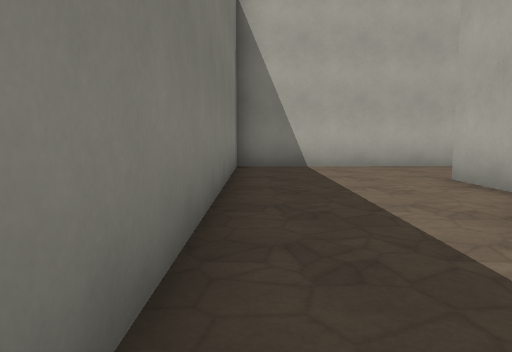
[1] (above)

22 first-person views from a walk through a Godot game level. The camera is 1.5 m above the floor, tilts 6° down and sees 70° across. The floor is counted in squares, 2 m on a side. Each view is taken from the middle of a square. On the plan, view 1 faces up. The plan holds only what a view shows up to about 11 squares ahead; the rest is blank. The place goes on beyond the plan. Surface patterns are stand-ins for the level's own textures.

[2]
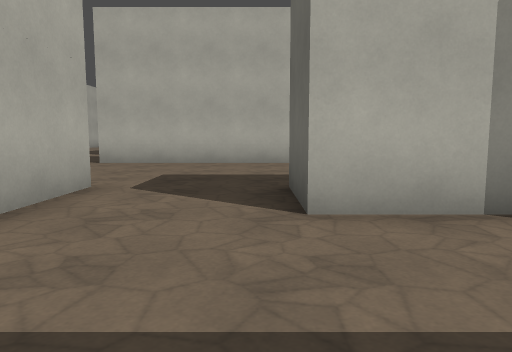

[3]
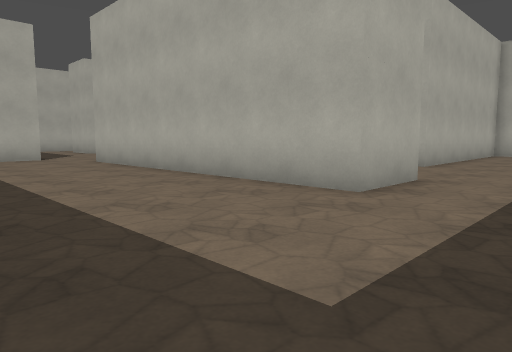

[4]
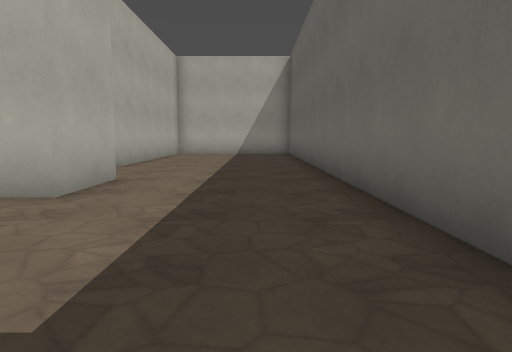

[5]
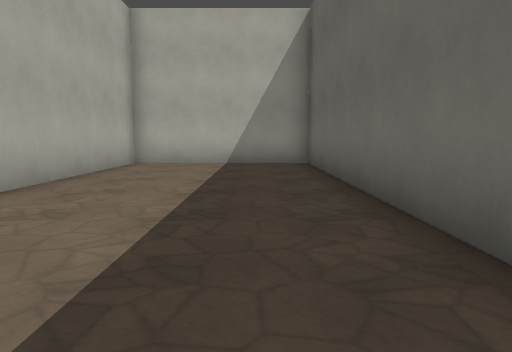

[6]
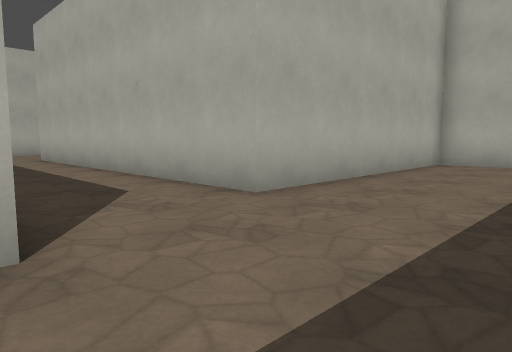

[7]
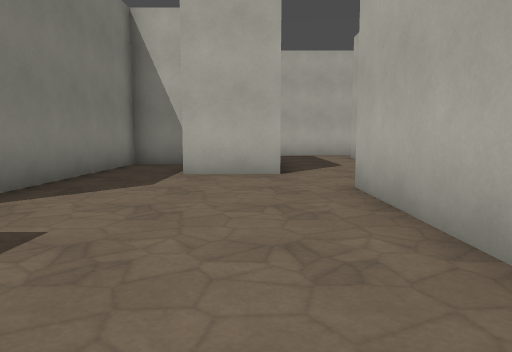

[8]
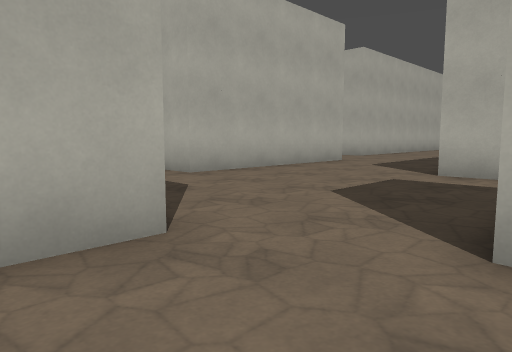

[9]
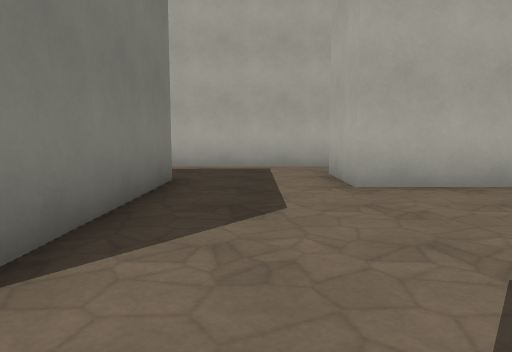

[10]
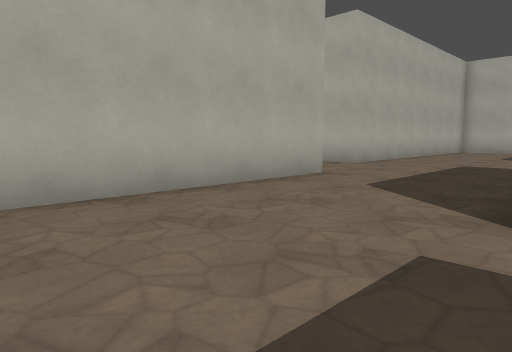

[11]
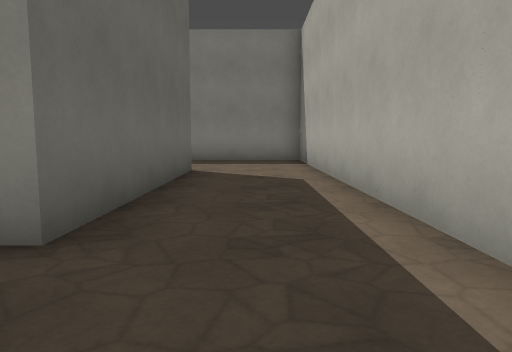

[12]
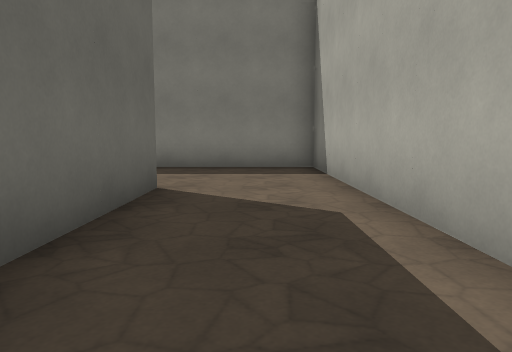

[13]
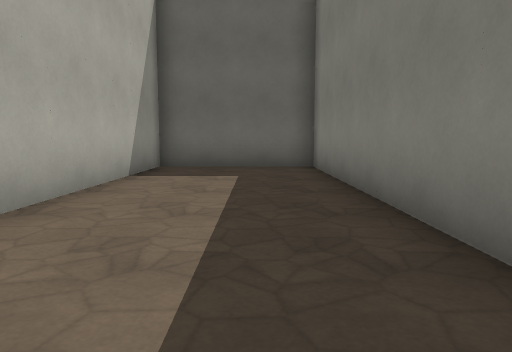

[14]
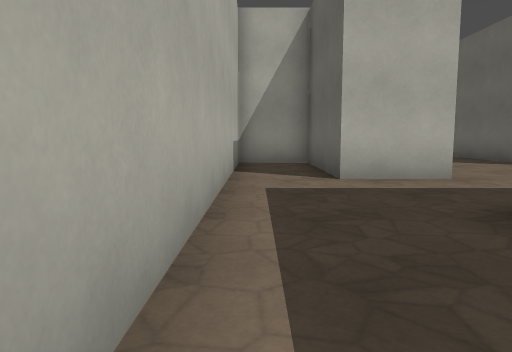

[15]
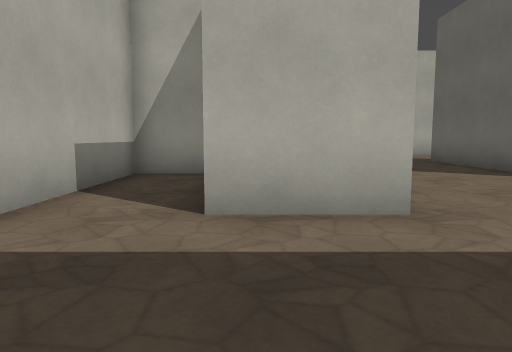

[16]
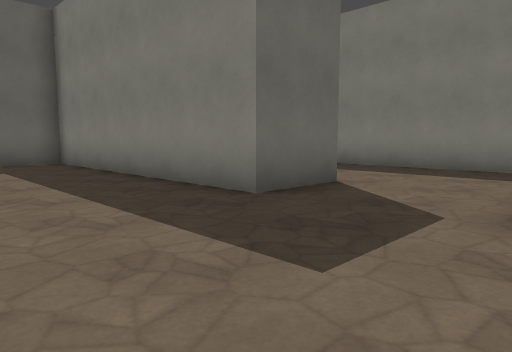

[17]
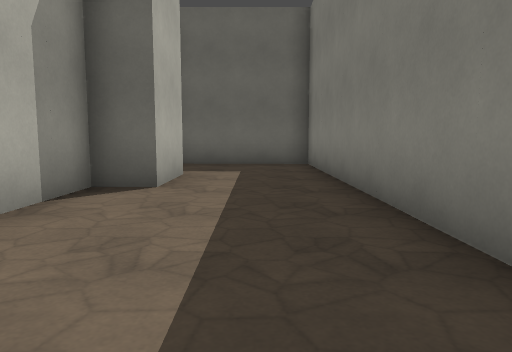

[18]
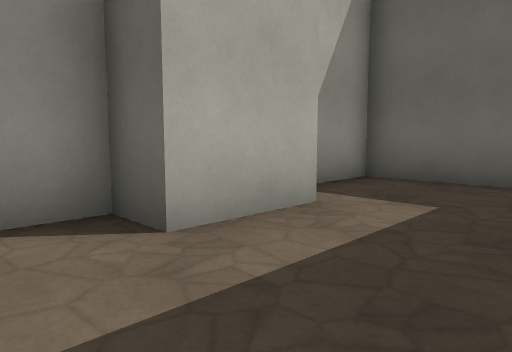

[19]
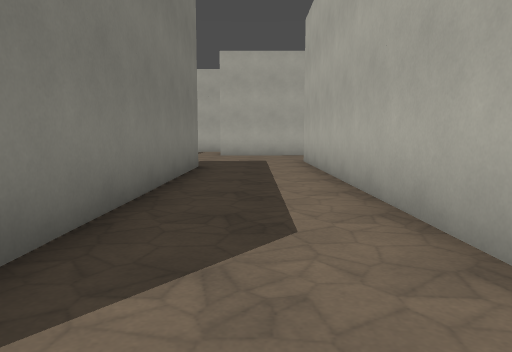

[20]
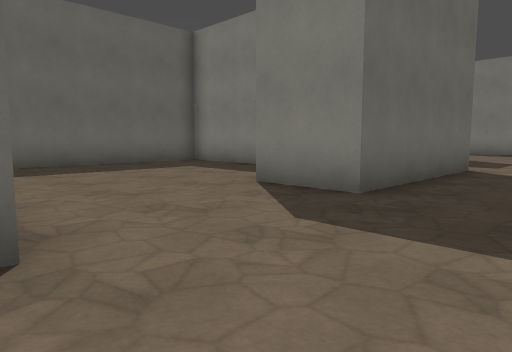

[21]
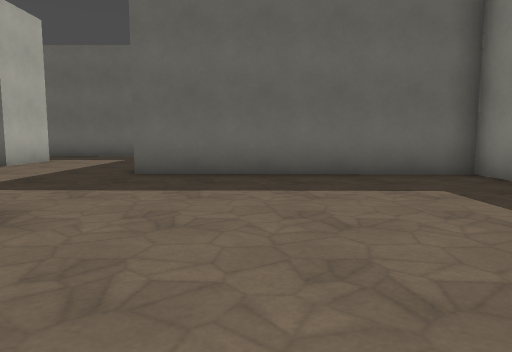

[22]
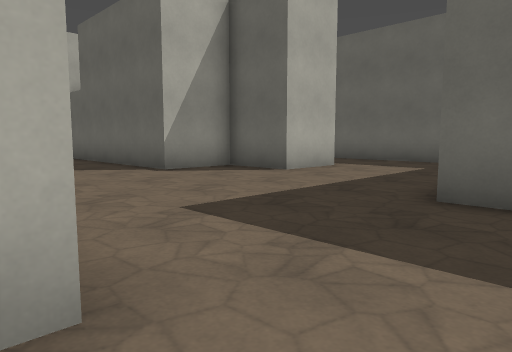

### Floor plan
Points are (right, up) in squares from view 1. A wall is a line through its corners. A room is listed if a view was taken in it or the views show most of it. See-through windows are left out.
Room 1 (views 1, 2, 3, 4, 5, 6, 7, 8, 9, 10, 11, 12, 13, 14, 15, 16, 17, 18, 19, 20, 21, 22)
walls: (12.5, 11.5) (12.5, 4); (17.5, 8.5) (17.5, 5.5) (24.5, 5.5); (9.6, 13.5) (7.5, 13.5); (12.6, 2.5) (10.5, 2.5) (10.5, 11.5); (18.5, 17.5) (12.5, 17.5) (12.5, 19.5) (16.5, 19.5) (16.5, 21.5) (-0.5, 21.5) (-0.5, 11.5) (3.5, 11.5) (3.5, 17.5); (5.5, 9.5) (-0.5, 9.5) (-0.5, -1.5) (3.5, -1.5) (3.5, 0.1); (24.5, 9.4) (24.5, 9.9); (7, 16.5) (5.5, 16.5) (5.5, 10.9); (22.2, 18.5) (21.5, 18.5) (21.5, 19.2); (3.5, 18.5) (9.5, 18.5) (9.5, 14); (2.5, 1.4) (2.5, 3.5) (3.5, 3.5) (3.5, 6.5) (5.5, 6.5) (5.5, -1.5) (22.5, -1.5) (22.5, 3.5) (15.5, 3.5) (15.5, 13.5) (20.5, 13.5) (20.5, 11.5); (28.5, 1.5) (28.5, 3.5) (30.5, 3.5) (30.5, 5.5) (32.5, 5.5); (26.8, -1.5) (27.2, -1.5)

Positions as (right, up) in squares from view 1, and headings:
1: (0, 0), facing up
2: (0, 7), facing right
3: (6, 0), facing up-right
4: (6, 0), facing right
5: (12, 0), facing right
6: (12, 0), facing up-right
7: (9, 6), facing up
8: (8, 11), facing up-right
9: (11, 12), facing up
10: (12, 13), facing up-right
11: (12, 20), facing left
12: (9, 20), facing left
13: (1, 21), facing down
14: (6, 21), facing right
15: (9, 19), facing right
16: (9, 10), facing down-left
17: (1, 9), facing down
18: (0, 5), facing down-right
19: (14, 2), facing up
20: (25, 16), facing down-left
21: (22, 13), facing down
22: (23, 10), facing down-right
